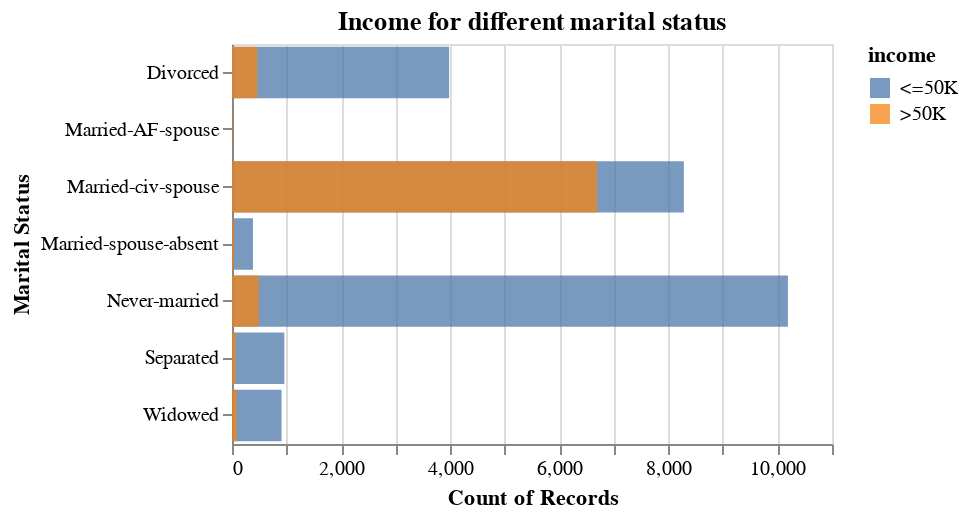

Here is the notebook cell this chart was saved with:
### Markdown cell above
## Visualization of Dataset

### Code cell
alt.Chart(data_adult, title = "Income for different marital status").mark_bar(opacity = 0.75).encode(
    alt.Y('marital-status').title("Marital Status"),
    alt.X('count()').stack(False),
    alt.Color('income')
).properties(
    height=200,
    width=300
)

### Figure 1 — Vega specification as saved in the notebook (floating-point values rounded to 4 significant figures)
{"$schema": "https://vega.github.io/schema/vega/v5.json", "data": [{"name": "source_0", "values": [{"__count": 10192, "income": " <=50K", "marital-status": " Never-married"}, {"__count": 8284, "income": " <=50K", "marital-status": " Married-civ-spouse"}, {"__count": 3980, "income": " <=50K", "marital-status": " Divorced"}, {"__count": 384, "income": " <=50K", "marital-status": " Married-spouse-absent"}, {"__count": 6692, "income": " >50K", "marital-status": " Married-civ-spouse"}, {"__count": 491, "income": " >50K", "marital-status": " Never-married"}, {"__count": 463, "income": " >50K", "marital-status": " Divorced"}, {"__count": 959, "income": " <=50K", "marital-status": " Separated"}, {"__count": 13, "income": " <=50K", "marital-status": " Married-AF-spouse"}, {"__count": 908, "income": " <=50K", "marital-status": " Widowed"}, {"__count": 66, "income": " >50K", "marital-status": " Separated"}, {"__count": 85, "income": " >50K", "marital-status": " Widowed"}, {"__count": 34, "income": " >50K", "marital-status": " Married-spouse-absent"}, {"__count": 10, "income": " >50K", "marital-status": " Married-AF-spouse"}]}, {"name": "source_0_x_domain___count", "values": [{"min": 10, "max": 10192}]}, {"name": "source_0_y_domain_marital-status", "values": [{"marital-status": " Never-married"}, {"marital-status": " Married-civ-spouse"}, {"marital-status": " Divorced"}, {"marital-status": " Married-spouse-absent"}, {"marital-status": " Separated"}, {"marital-status": " Married-AF-spouse"}, {"marital-status": " Widowed"}]}, {"name": "source_0_color_domain_income", "values": [{"income": " <=50K"}, {"income": " >50K"}]}], "marks": [{"type": "rect", "name": "marks", "from": {"data": "source_0"}, "encode": {"update": {"y": {"field": "marital-status", "scale": "y"}, "opacity": {"value": 0.75}, "x": {"field": "__count", "scale": "x"}, "x2": {"value": 0, "scale": "x"}, "fill": {"field": "income", "scale": "color"}, "height": {"signal": "max(0.25, bandwidth('y'))"}}}, "style": ["bar"]}], "scales": [{"name": "x", "type": "linear", "domain": [{"signal": "(data(\"source_0_x_domain___count\")[0] || {}).min"}, {"signal": "(data(\"source_0_x_domain___count\")[0] || {}).max"}], "range": [0, {"signal": "width"}], "zero": true, "nice": true}, {"name": "y", "type": "band", "domain": {"data": "source_0_y_domain_marital-status", "field": "marital-status", "sort": true}, "range": [0, {"signal": "height"}], "paddingInner": 0.1, "paddingOuter": 0.05}, {"name": "color", "type": "ordinal", "domain": {"data": "source_0_color_domain_income", "field": "income", "sort": true}, "range": "category"}], "axes": [{"scale": "x", "tickCount": {"signal": "ceil(width/40)"}, "ticks": false, "zindex": 0, "grid": true, "labels": false, "gridScale": "y", "aria": false, "maxExtent": 0, "minExtent": 0, "orient": "bottom", "domain": false}, {"scale": "x", "orient": "bottom", "grid": false, "title": "Count of Records", "tickCount": {"signal": "ceil(width/40)"}, "zindex": 0, "labelFlush": true, "labelOverlap": true}, {"scale": "y", "title": "Marital Status", "grid": false, "orient": "left", "zindex": 0}], "title": {"text": "Income for different marital status", "frame": "group"}, "width": 300, "style": "cell", "background": "white", "legends": [{"fill": "color", "symbolType": "square", "title": "income", "encode": {"symbols": {"update": {"opacity": {"value": 0.75}}}}}], "padding": 5, "height": 200}
